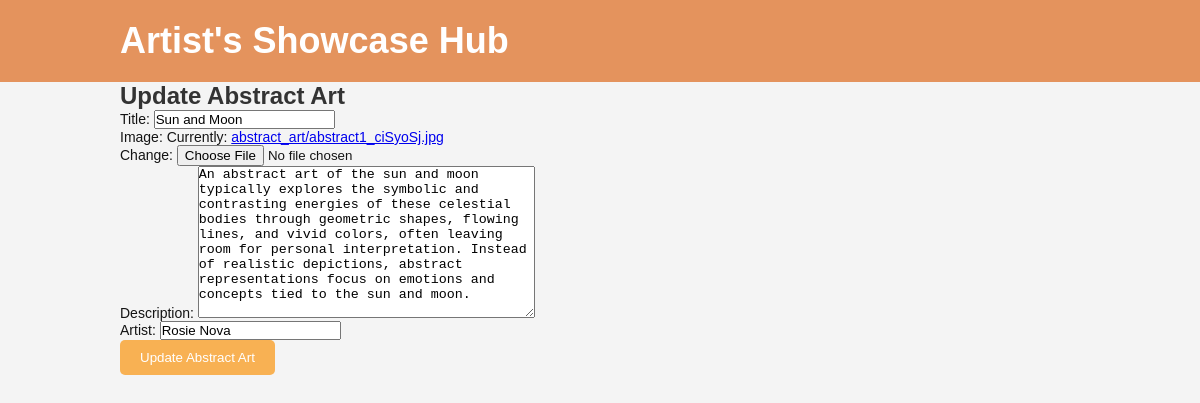
Page /update_abstractart/1/ on the earlier database version.
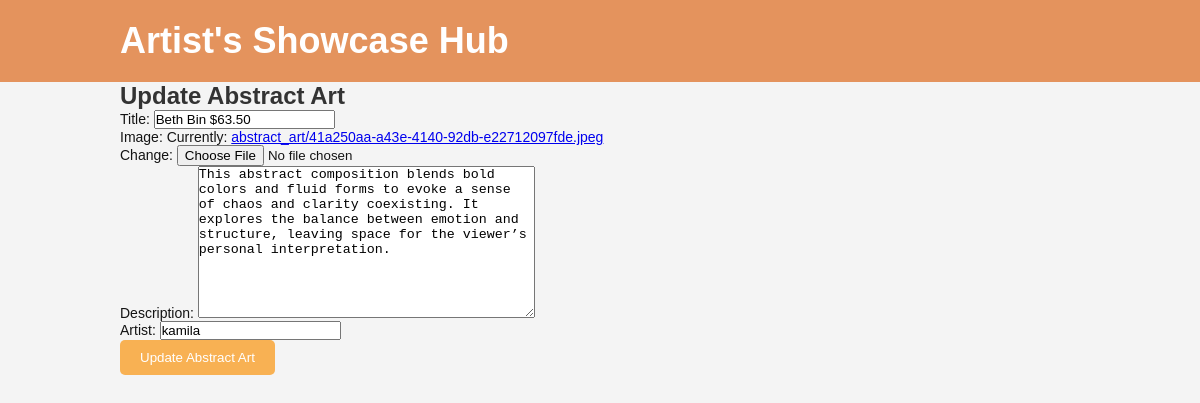
Same page on the later database version.
### hub/models.py (models this page shows, shortened)
class AbstractArt(models.Model):
    title = models.CharField(max_length=100)
    image = models.ImageField(upload_to='abstract_art/')
    description = models.TextField()
    artist = models.CharField(max_length=100)

### hub/views.py (the view)
# urls.py: path('update_abstractart/<int:id>/', views.update_abstractart, name='update_abstractart'),
def update_abstractart(request, id):
    art = get_object_or_404(AbstractArt, id=id)
    if request.method == 'POST':
        form = AbstractArtForm(request.POST, request.FILES, instance=art)
        if form.is_valid():
            form.save()
            return redirect('abstractart')
    else:
        form = AbstractArtForm(instance=art)
    return render(request, 'update_abstractart.html', {'form': form})

### hub/forms.py
class AbstractArtForm(ModelForm):
    class Meta:
        model = AbstractArt
        fields = '__all__'

### template/update_abstractart.html (shortened to what this page needs)
<!DOCTYPE html>
<html lang="en">
<head>
    {% load static %}
    <link rel="stylesheet" href="{% static 'gallery.css' %}">
</head>
<body>
    <header class="site-header">
        <div class="container">
            <h1 class="site-title">Artist's Showcase Hub</h1>
        </div>
    </header>
    <main class="content">
        <div class="container">
            <h2>Update Abstract Art</h2>
            <form method="POST" enctype="multipart/form-data">
                {{ form.as_p }}
                <button type="submit" class="btn btn-primary">Update Abstract Art</button>
            </form>
        </div>
    </main>
</body>
</html>

Differences in the rows shown:
changed AbstractArt: title "Sun and Moon" → "Beth Bin $63.50"; description "An abstract art of the sun and moon typically explores the symbolic and contrasting energies of these celestial bodies through geometric shapes, flowing lines, and vivid colors, often leaving room for personal interpretation. Instead of realistic depictions, abstract representations focus on emotions and concepts tied to the sun and moon." → "This abstract composition blends bold colors and fluid forms to evoke a sense of chaos and clarity coexisting. It explores the balance between emotion and structure, leaving space for the viewer’s personal interpretation."; artist "Rosie Nova" → "kamila"
Other differences:
text no longer shown: "Title: Image: Currently: abstract_art/abstract1_ciSyoSj.jpg Change: Description: Artist:"
text now shown: "Title: Image: Currently: abstract_art/41a250aa-a43e-4140-92db-e22712097fde.jpeg Change: Description: Artist:"
